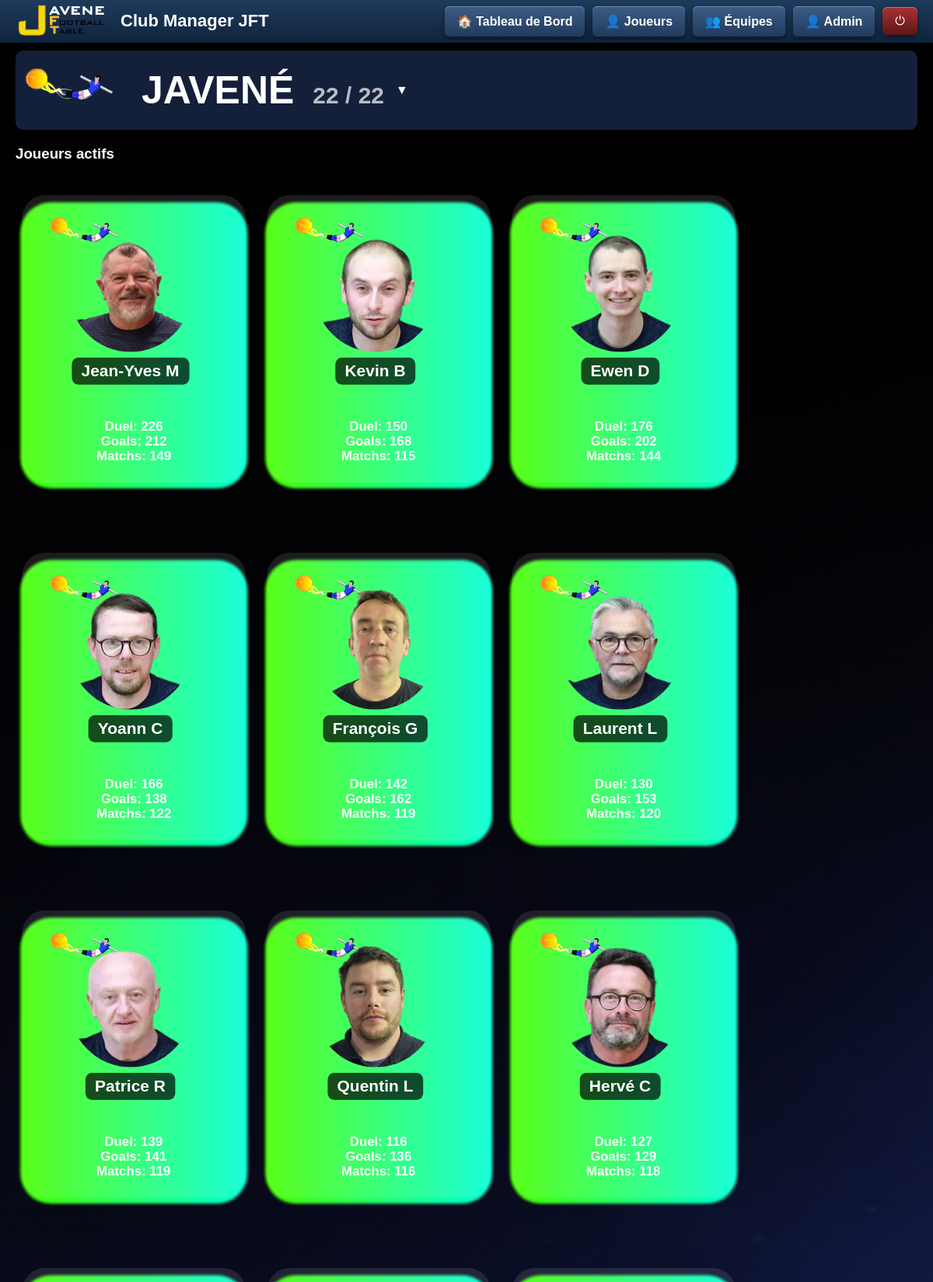
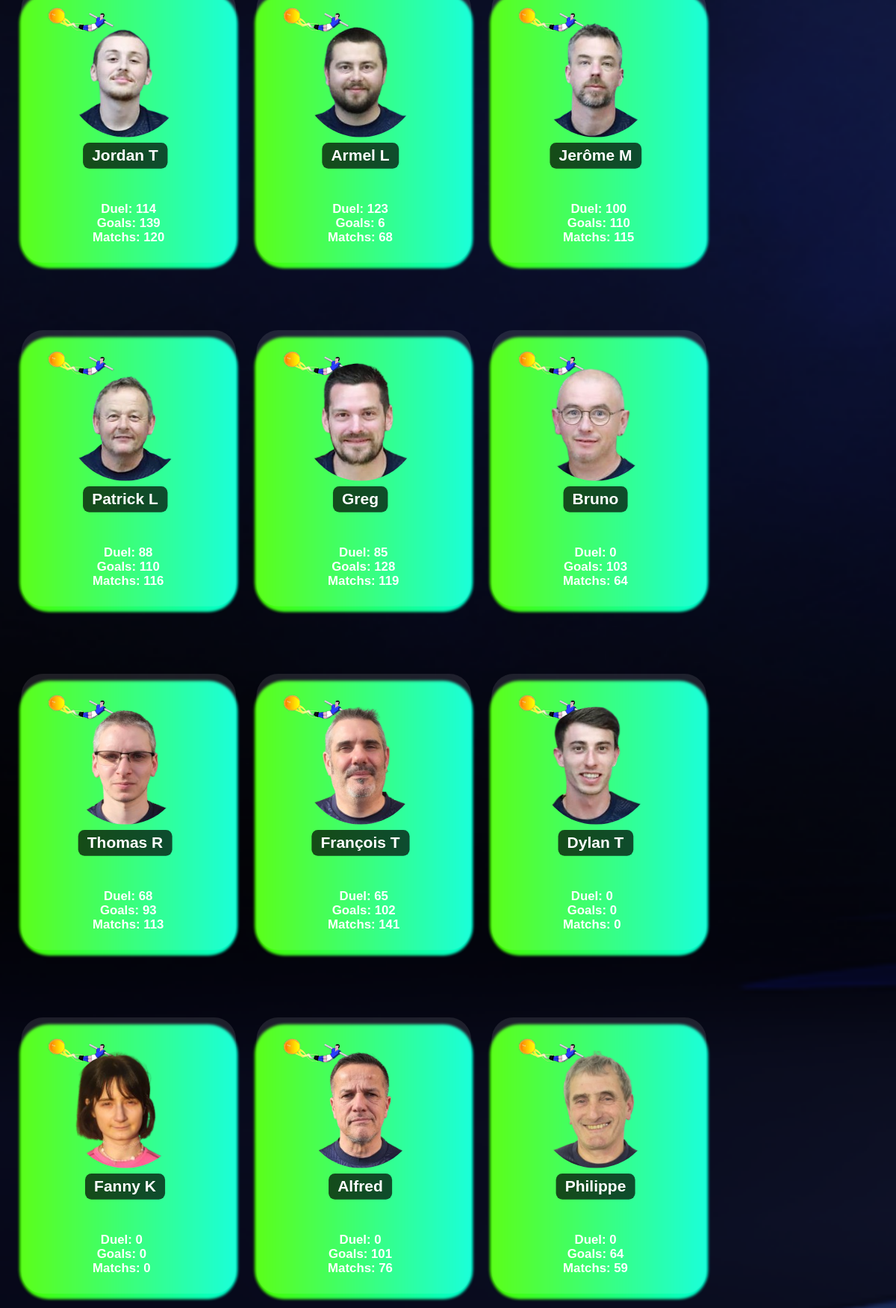
The page /players (upper part) on the database its author committed (2 pictures, top to bottom).
### app.py (models this page shows)
class Player(db.Model):
    id = db.Column(db.Integer, primary_key=True)
    name = db.Column(db.String(100))
    mail = db.Column(db.String(200))
    photo = db.Column(db.String(200), default="/static/img/default.png")
    sexe = db.Column(db.String(1), default="M")
    actif = db.Column(db.Boolean, default=True)
    team = db.Column(db.String(1))  # "A", "B" ou NULL
    force_team_b = db.Column(db.Boolean, default=False)
    card_background = db.Column(db.String(200))
    card_video = db.Column(db.String(200), nullable=True)
    duel = db.Column(db.Integer, default=0)
    goal = db.Column(db.Integer, default=0)
    goal_won = db.Column(db.Integer, default=0)
    matches = db.Column(db.Integer, default=0)
    matches_duel = db.Column(db.Integer, default=0)
    matches_goal = db.Column(db.Integer, default=0)
    wins = db.Column(db.Integer, default=0)
    losses = db.Column(db.Integer, default=0)
    elo = db.Column(db.Integer, default=1000)
    membre_club = db.Column(db.Boolean, default=True)
    interclub = db.Column(db.Boolean, default=False)
    interclub_wins = db.Column(db.Integer, default=0)
    atelier_duel = db.Column(db.Boolean, default=True)
    atelier_goal = db.Column(db.Boolean, default=True)
    external_club = db.Column(db.String(100))
    club_logo = db.Column(db.String(200))
    dette = db.Column(db.Float, default=0)
    chbb = db.Column(db.Boolean, default=False)
    chbb_count = db.Column(db.Integer, default=3)
    chbb_date1 = db.Column(db.String(50))
    chbb_date2 = db.Column(db.String(50))
    chbb_date3 = db.Column(db.String(50))

### app.py (the view)
@app.route("/players")
def players():
    joueurs = Player.query.filter_by(membre_club=True).order_by(Player.name).all()
    joueurs.sort(
        key=lambda x: (
            not x.interclub,
            -(x.elo or 0),
            x.name
        )
    )
    return render_template(
        "players.html",
        joueurs=joueurs
    )

### app.py (called while the page is built)
@app.after_request
def add_header(response):
    response.headers["Cache-Control"] = "no-store"
    return response

### templates/players.html (shortened to what this page needs)
{% extends "base.html" %}
{% block content %}
<div class="players-page">
    <div class="club-section">
        <div class="club-header Javene" onclick="toggleClub(this)">
            <img src="/static/img/logo/logo_Javené.png" class="club-logo-banner"><wbr></wbr>
            <div class="club-title">
                JAVENÉ
                <span class="club-count">
                    {{ joueurs|selectattr("actif")|list|length }} /
                    {{ joueurs|length }}
                </span>
            </div>
            <div class="club-arrow">▼</div>
        </div>
        <div class="club-content open">
            <h3 class="players-subtitle">Joueurs actifs</h3>
            <div class="players-grid">
                {% for joueur in joueurs if joueur.actif %}
                {% include "cards/card_javene.html" %}
                {% endfor %}
            </div>
        </div>
    </div>
</div>
{% endblock %}

### templates/cards/card_javene.html (shortened to what this page needs)
{% if joueur.membre_club and joueur.actif %}
<a href="{{ url_for('player', id=joueur.id) }}" class="player-card-link">
    <div class="player-card card_javene" style="height: 440px;">
        <div class="card-header">
            <img class="club-logo" src="/static/img/logo/logo_Javené.png">
        </div>
        <div class="card-avatar">
            <img src="{{ joueur.photo }}">
        </div>
        <div class="card-name">
        </div>
        <div class="card-stats" style="color: white;">
            <span>Duel: {{ joueur.duel }}</span>
            <span>Goals: {{ joueur.goal }}</span>
            <span>Matchs: {{ joueur.matches }}</span>
        </div>
    </div>
</a>
{% endif %}

### static/css/style.css (style rules this page uses)
body { margin: 0; font-family: Arial; }

### static/css/players.css (style rules this page uses)
body.players { background-image: url("/static/img/background/background-10.png"); background-size: cover; background-position: center; background-repeat: no-repeat; font-family: 'Arial', sans-serif; color: #fff; }
.players-page { margin: 10px 20px; }
.club-section { margin-bottom: 40px; }
.club-header { display: flex; align-items: center; gap: 15px; cursor: pointer; padding: 12px; border-radius: 10px; background: #141f3a; }
.club-logo-banner { width: 120px; }
.club-title { font-size: 50px; font-weight: bold; }
.club-count { font-size: 30px; opacity: 0.7; margin-left: 10px; }
.club-content { display: none; margin-top: 20px; }
.club-content.open { display: block; }
.card-header { position: relative; z-index: 1; margin-top: 60px; }
.players-grid { display: flex; flex-wrap: wrap; gap: 20px; }
.players-subtitle { margin: 20px 0 10px; }
.players .player-card { width: 295px; position: relative; overflow: hidden; text-align: center; transition: transform 0.25s ease, box-shadow 0.25s ease; transform: scale(1.05); }
.player-card .club-logo { position: absolute; left: 40px; width: 70px; object-fit: contain; z-index: 4; }
.card-name { position: absolute; left: 50%; transform: translateX(-50%); z-index: 9999; font-size: 20px; font-weight: bold; background: rgba(0, 0, 0, 0.7); padding: 5px 12px; border-radius: 8px; pointer-events: none; }
.player-card-link { display: block; text-decoration: none; color: inherit; }
.player-card { position: relative; cursor: pointer; transition: transform 0.2s ease, box-shadow 0.2s ease; }
.player-card .card-stats { position: absolute; left: 36%; bottom: 16%; z-index: 1; font-size: 1em; display: flex; flex-direction: column; font-weight: bold; }
.player-card.card_javene .club-logo { left: 49px; width: 89px; }

### templates/cards/card_javene.html (style rules this page uses)
.player-card.card_javene .card-avatar { position: relative; z-index: 20; margin: 30px auto; width: 150px; height: 150px; border-radius: 50%; overflow: hidden; top: 23px; }
.player-card.card_javene .card-avatar img { width: 100%; height: 100%; object-fit: cover; }

### rows shown on the page
Player: membre_club True (drawn), photo (picture), duel "226", goal "212", matches "149"
Player: membre_club True (drawn), photo (picture), duel "150", goal "168", matches "115"
Player: membre_club True (drawn), photo (picture), duel "176", goal "202", matches "144"
Player: membre_club True (drawn), photo (picture), duel "166", goal "138", matches "122"
Player: membre_club True (drawn), photo (picture), duel "142", goal "162", matches "119"
Player: membre_club True (drawn), photo (picture), duel "130", goal "153", matches "120"
Player: membre_club True (drawn), photo (picture), duel "139", goal "141", matches "119"
Player: membre_club True (drawn), photo (picture), duel "116", goal "136", matches "116"
Player: membre_club True (drawn), photo (picture), duel "127", goal "129", matches "118"
Player: membre_club True (drawn), photo (picture), duel "114", goal "139", matches "120"
Player: membre_club True (drawn), photo (picture), duel "123", goal "6", matches "68"
Player: membre_club True (drawn), photo (picture), duel "100", goal "110", matches "115"
Player: membre_club True (drawn), photo (picture), duel "88", goal "110", matches "116"
Player: membre_club True (drawn), photo (picture), duel "85", goal "128", matches "119"
Player: membre_club True (drawn), photo (picture), duel "0", goal "103", matches "64"
Player: membre_club True (drawn), photo (picture), duel "68", goal "93", matches "113"
Player: membre_club True (drawn), photo (picture), duel "65", goal "102", matches "141"
Player: membre_club True (drawn), photo (picture), duel "0", goal "0", matches "0"
Player: membre_club True (drawn), photo (picture), duel "0", goal "0", matches "0"
Player: membre_club True (drawn), photo (picture), duel "0", goal "101", matches "76"
Player: membre_club True (drawn), photo (picture), duel "0", goal "64", matches "59"

### other values the page prints
{{ joueurs|selectattr("actif")|list|length }} "22"
{{ joueurs|length }} "22"
